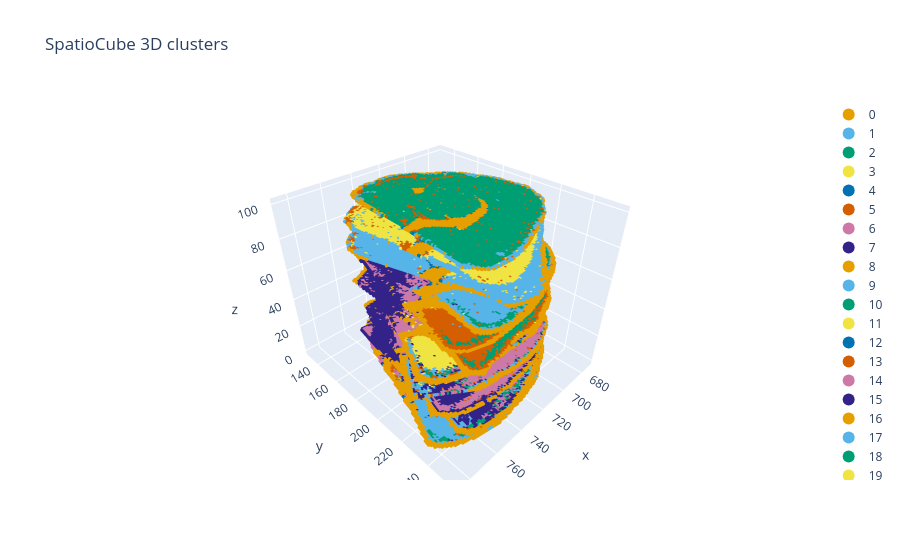

The notebook cell this image was saved under:
### Code cell
import numpy as np

cube.write_back()  # ensure spatial_3d
xyz = np.vstack([a.obsm[cube.spatial_3d_key] for a in cube.adatas])
c = np.concatenate([a.obs[cube.cluster_key].to_numpy() for a in cube.adatas])

# discrete_colors=True：每类固定 Okabe–Ito 色 + 分 trace 图例（非 Viridis 渐变色）
fig = scb.plotly_pointcloud(
    xyz, color=c, size=2.0, title="SpatioCube 3D clusters", discrete_colors=True
)

# 远程/无前端的环境下，若 `fig.show()` 的 mime 渲染不稳定，可改为导出 html 再用浏览器打开：
fig.write_html("spatiocube_3d_clusters.html")
fig.show()

### Figure 1 — Plotly figure (JSON) as saved in the notebook; plotly's stock layout.template omitted (floating-point values rounded to 4 significant figures; data arrays with more than 128 entries replaced by an {"elided": "..."} marker saying what was removed)
{"data": [{"legendgroup": "0", "marker": {"color": "#E69F00", "size": 2}, "mode": "markers", "name": "0", "showlegend": true, "type": "scatter3d", "x": {"elided": "4917 float values"}, "y": {"elided": "4917 float values"}, "z": {"elided": "4917 float values"}}, {"legendgroup": "1", "marker": {"color": "#56B4E9", "size": 2}, "mode": "markers", "name": "1", "showlegend": true, "type": "scatter3d", "x": {"elided": "9379 float values"}, "y": {"elided": "9379 float values"}, "z": {"elided": "9379 float values"}}, {"legendgroup": "2", "marker": {"color": "#009E73", "size": 2}, "mode": "markers", "name": "2", "showlegend": true, "type": "scatter3d", "x": {"elided": "2550 float values"}, "y": {"elided": "2550 float values"}, "z": {"elided": "2550 float values"}}, {"legendgroup": "3", "marker": {"color": "#F0E442", "size": 2}, "mode": "markers", "name": "3", "showlegend": true, "type": "scatter3d", "x": {"elided": "8350 float values"}, "y": {"elided": "8350 float values"}, "z": {"elided": "8350 float values"}}, {"legendgroup": "4", "marker": {"color": "#0072B2", "size": 2}, "mode": "markers", "name": "4", "showlegend": true, "type": "scatter3d", "x": {"elided": "1524 float values"}, "y": {"elided": "1524 float values"}, "z": {"elided": "1524 float values"}}, {"legendgroup": "5", "marker": {"color": "#D55E00", "size": 2}, "mode": "markers", "name": "5", "showlegend": true, "type": "scatter3d", "x": {"elided": "3370 float values"}, "y": {"elided": "3370 float values"}, "z": {"elided": "3370 float values"}}, {"legendgroup": "6", "marker": {"color": "#CC79A7", "size": 2}, "mode": "markers", "name": "6", "showlegend": true, "type": "scatter3d", "x": {"elided": "4781 float values"}, "y": {"elided": "4781 float values"}, "z": {"elided": "4781 float values"}}, {"legendgroup": "7", "marker": {"color": "#332288", "size": 2}, "mode": "markers", "name": "7", "showlegend": true, "type": "scatter3d", "x": {"elided": "5877 float values"}, "y": {"elided": "5877 float values"}, "z": {"elided": "5877 float values"}}, {"legendgroup": "8", "marker": {"color": "#E69F00", "size": 2}, "mode": "markers", "name": "8", "showlegend": true, "type": "scatter3d", "x": {"elided": "2442 float values"}, "y": {"elided": "2442 float values"}, "z": {"elided": "2442 float values"}}, {"legendgroup": "9", "marker": {"color": "#56B4E9", "size": 2}, "mode": "markers", "name": "9", "showlegend": true, "type": "scatter3d", "x": {"elided": "4564 float values"}, "y": {"elided": "4564 float values"}, "z": {"elided": "4564 float values"}}, {"legendgroup": "10", "marker": {"color": "#009E73", "size": 2}, "mode": "markers", "name": "10", "showlegend": true, "type": "scatter3d", "x": {"elided": "2961 float values"}, "y": {"elided": "2961 float values"}, "z": {"elided": "2961 float values"}}, {"legendgroup": "11", "marker": {"color": "#F0E442", "size": 2}, "mode": "markers", "name": "11", "showlegend": true, "type": "scatter3d", "x": {"elided": "3047 float values"}, "y": {"elided": "3047 float values"}, "z": {"elided": "3047 float values"}}, {"legendgroup": "12", "marker": {"color": "#0072B2", "size": 2}, "mode": "markers", "name": "12", "showlegend": true, "type": "scatter3d", "x": {"elided": "6143 float values"}, "y": {"elided": "6143 float values"}, "z": {"elided": "6143 float values"}}, {"legendgroup": "13", "marker": {"color": "#D55E00", "size": 2}, "mode": "markers", "name": "13", "showlegend": true, "type": "scatter3d", "x": {"elided": "4462 float values"}, "y": {"elided": "4462 float values"}, "z": {"elided": "4462 float values"}}, {"legendgroup": "14", "marker": {"color": "#CC79A7", "size": 2}, "mode": "markers", "name": "14", "showlegend": true, "type": "scatter3d", "x": {"elided": "2547 float values"}, "y": {"elided": "2547 float values"}, "z": {"elided": "2547 float values"}}, {"legendgroup": "15", "marker": {"color": "#332288", "size": 2}, "mode": "markers", "name": "15", "showlegend": true, "type": "scatter3d", "x": {"elided": "4482 float values"}, "y": {"elided": "4482 float values"}, "z": {"elided": "4482 float values"}}, {"legendgroup": "16", "marker": {"color": "#E69F00", "size": 2}, "mode": "markers", "name": "16", "showlegend": true, "type": "scatter3d", "x": {"elided": "4120 float values"}, "y": {"elided": "4120 float values"}, "z": {"elided": "4120 float values"}}, {"legendgroup": "17", "marker": {"color": "#56B4E9", "size": 2}, "mode": "markers", "name": "17", "showlegend": true, "type": "scatter3d", "x": {"elided": "5465 float values"}, "y": {"elided": "5465 float values"}, "z": {"elided": "5465 float values"}}, {"legendgroup": "18", "marker": {"color": "#009E73", "size": 2}, "mode": "markers", "name": "18", "showlegend": true, "type": "scatter3d", "x": {"elided": "3361 float values"}, "y": {"elided": "3361 float values"}, "z": {"elided": "3361 float values"}}, {"legendgroup": "19", "marker": {"color": "#F0E442", "size": 2}, "mode": "markers", "name": "19", "showlegend": true, "type": "scatter3d", "x": {"elided": "5800 float values"}, "y": {"elided": "5800 float values"}, "z": {"elided": "5800 float values"}}], "layout": {"legend": {"itemsizing": "constant", "traceorder": "normal"}, "scene": {"aspectmode": "data"}, "title": {"text": "SpatioCube 3D clusters"}}}
